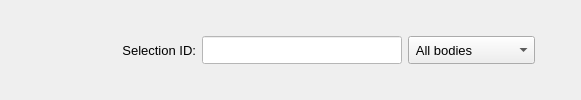
           <widget class="QFrame" name="frame_6">
            <property name="minimumSize">
             <size>
              <width>400</width>
              <height>48</height>
             </size>
            </property>
            <property name="maximumSize">
             <size>
              <width>16777215</width>
              <height>200</height>
             </size>
            </property>
            <property name="frameShape">
             <enum>QFrame::Shape::NoFrame</enum>
            </property>
            <property name="frameShadow">
             <enum>QFrame::Shadow::Raised</enum>
            </property>
            <property name="lineWidth">
             <number>1</number>
            </property>
            <layout class="QGridLayout" name="gridLayout_8">
             <property name="leftMargin">
              <number>6</number>
             </property>
             <property name="topMargin">
              <number>6</number>
             </property>
             <property name="rightMargin">
              <number>6</number>
             </property>
             <property name="bottomMargin">
              <number>6</number>
             </property>
             <item row="0" column="0">
              <spacer name="horizontalSpacer_7">
               <property name="orientation">
                <enum>Qt::Orientation::Horizontal</enum>
               </property>
               <property name="sizeHint" stdset="0">
                <size>
                 <width>40</width>
                 <height>20</height>
                </size>
               </property>
              </spacer>
             </item>
             <item row="0" column="2">
              <widget class="QLineEdit" name="lineEdit_selection_id">
               <property name="enabled">
                <bool>true</bool>
               </property>
               <property name="minimumSize">
                <size>
                 <width>200</width>
                 <height>28</height>
                </size>
               </property>
               <property name="maximumSize">
                <size>
                 <width>200</width>
                 <height>28</height>
                </size>
               </property>
               <property name="font">
                <font>
                 <pointsize>10</pointsize>
                </font>
               </property>
               <property name="focusPolicy">
                <enum>Qt::FocusPolicy::ClickFocus</enum>
               </property>
               <property name="styleSheet">
                <string notr="true">QLineEdit{background-color: rgb(255, 255, 255); color: rgb(0, 0, 0)}
QLineEdit:disabled {background-color: rgb(230, 230, 230); color: rgb(120, 120, 120)}</string>
               </property>
               <property name="text">
                <string/>
               </property>
               <property name="alignment">
                <set>Qt::AlignmentFlag::AlignCenter</set>
               </property>
              </widget>
             </item>
             <item row="0" column="6">
              <spacer name="horizontalSpacer_6">
               <property name="orientation">
                <enum>Qt::Orientation::Horizontal</enum>
               </property>
               <property name="sizeHint" stdset="0">
                <size>
                 <width>40</width>
                 <height>20</height>
                </size>
               </property>
              </spacer>
             </item>
             <item row="0" column="3">
              <widget class="QComboBox" name="comboBox_attribution_type">
               <property name="minimumSize">
                <size>
                 <width>0</width>
                 <height>28</height>
                </size>
               </property>
               <property name="maximumSize">
                <size>
                 <width>200</width>
                 <height>28</height>
                </size>
               </property>
               <property name="font">
                <font>
                 <pointsize>10</pointsize>
                </font>
               </property>
               <item>
                <property name="text">
                 <string> All bodies</string>
                </property>
               </item>
               <item>
                <property name="text">
                 <string> Selected bodies</string>
                </property>
               </item>
              </widget>
             </item>
             <item row="0" column="1">
              <widget class="QLabel" name="label_12">
               <property name="minimumSize">
                <size>
                 <width>150</width>
                 <height>28</height>
                </size>
               </property>
               <property name="maximumSize">
                <size>
                 <width>150</width>
                 <height>28</height>
                </size>
               </property>
               <property name="font">
                <font>
                 <family>MS Shell Dlg 2</family>
                 <pointsize>10</pointsize>
                 <bold>false</bold>
                </font>
               </property>
               <property name="text">
                <string>Selection ID:</string>
               </property>
               <property name="textFormat">
                <enum>Qt::TextFormat::AutoText</enum>
               </property>
               <property name="alignment">
                <set>Qt::AlignmentFlag::AlignRight|Qt::AlignmentFlag::AlignTrailing|Qt::AlignmentFlag::AlignVCenter</set>
               </property>
              </widget>
             </item>
            </layout>
           </widget>
